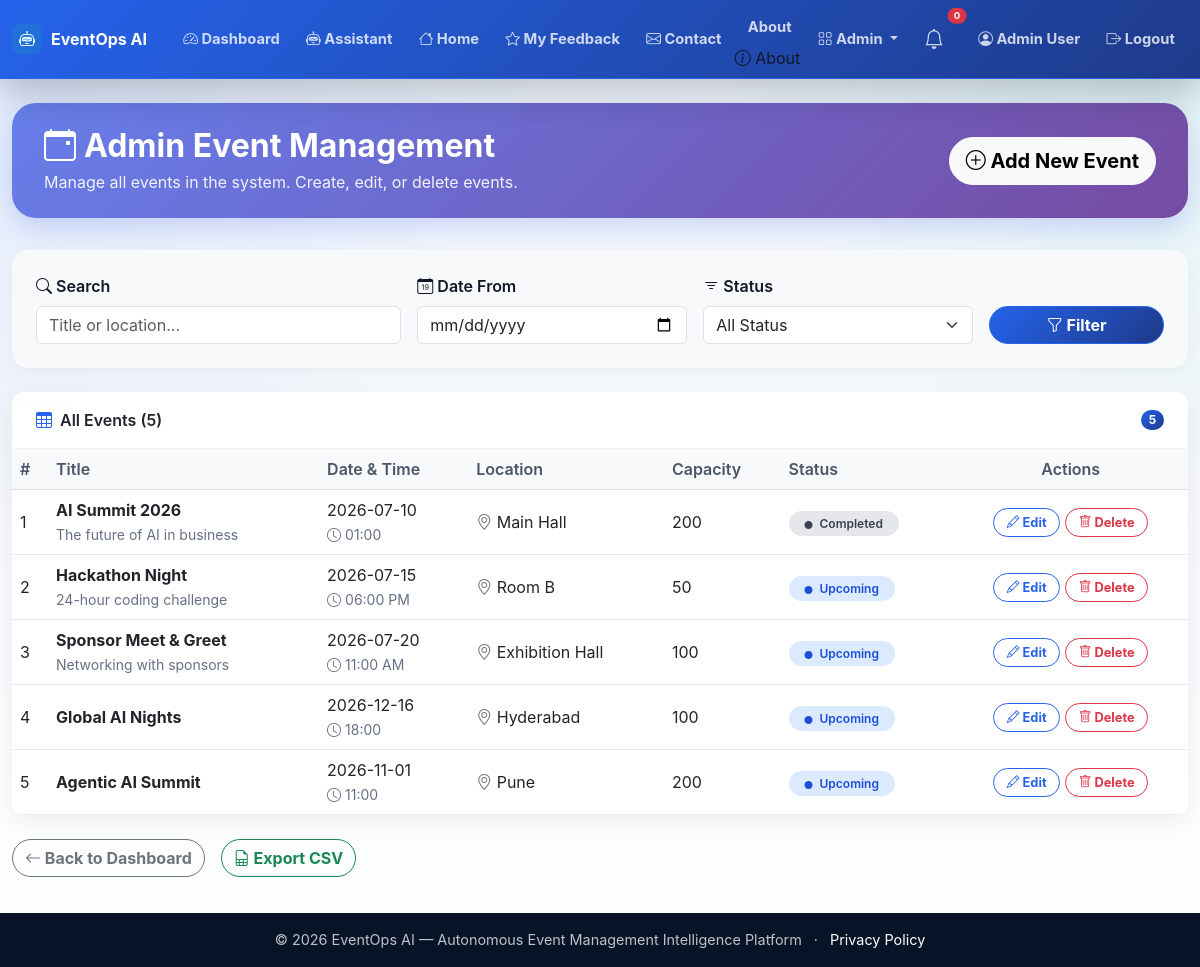
Screenshot of /admin/events (signed in) with the database file from the repository.
### app.py (models this page shows, shortened)
class User(UserMixin, db.Model):
    id = db.Column(db.Integer, primary_key=True)
    name = db.Column(db.String(100), nullable=False)
    email = db.Column(db.String(100), unique=True, nullable=False)
    password_hash = db.Column(db.String(200), nullable=False)
    role = db.Column(db.String(20), default='user')
    created_at = db.Column(db.DateTime, default=lambda: datetime.now(timezone.utc))

class Event(db.Model):
    id = db.Column(db.Integer, primary_key=True)
    title = db.Column(db.String(200), nullable=False)
    description = db.Column(db.Text)
    date = db.Column(db.String(50))
    time = db.Column(db.String(50))
    location = db.Column(db.String(200))
    capacity = db.Column(db.Integer)
    status = db.Column(db.String(20), default='upcoming')
    created_at = db.Column(db.DateTime, default=lambda: datetime.now(timezone.utc))

### app.py (the view)
@app.route('/admin/events')
@login_required
def admin_events():
    if current_user.role != 'admin':
        abort(403)
    events = Event.query.all()
    return render_template('admin_events.html', events=events)

### app.py (called while the page is built)
@login_manager.user_loader
def load_user(user_id):
    return User.query.get(int(user_id))

### templates/admin_events.html (shortened to what this page needs)
{% extends "base.html" %}
{% block content %}
<div class="page-header">
    <div class="d-flex justify-content-between align-items-center">
        <div>
            <h2><i class="bi bi-calendar-event me-2"></i>Admin Event Management</h2>
            <p>Manage all events in the system. Create, edit, or delete events.</p>
        </div>
        <a href="{{ url_for('admin_event_add') }}" class="btn btn-light btn-lg">
            <i class="bi bi-plus-circle"></i> Add New Event
        </a>
    </div>
</div>
<div class="search-card">
    <form method="GET" class="row g-3 align-items-end">
        <div class="col-md-4">
            <label class="form-label fw-semibold"><i class="bi bi-search"></i> Search</label>
            <input type="text" name="search" class="form-control" placeholder="Title or location..."
                   value="{{ request.args.get('search', '') }}">
        </div>
        <div class="col-md-3">
            <label class="form-label fw-semibold"><i class="bi bi-calendar-date"></i> Date From</label>
            <input type="date" name="date_from" class="form-control" value="{{ request.args.get('date_from', '') }}">
        </div>
        <div class="col-md-3">
            <label class="form-label fw-semibold"><i class="bi bi-filter"></i> Status</label>
            <select name="status" class="form-select">
                <option value="">All Status</option>
            </select>
        </div>
        <div class="col-md-2">
            <button type="submit" class="btn btn-primary w-100"><i class="bi bi-funnel"></i> Filter</button>
        </div>
    </form>
</div>
<div class="card table-card">
    <div class="card-header d-flex justify-content-between align-items-center">
        <span><i class="bi bi-table text-primary me-2"></i>All Events ({{ events|length }})</span>
        {% if events %}
        <span class="badge bg-primary rounded-pill">{{ events|length }}</span>
        {% endif %}
    </div>
    <div class="card-body p-0">
        <div class="table-responsive">
            <table class="table table-hover mb-0">
                <thead class="table-light">
                    <tr>
                        <th>#</th>
                        <th>Title</th>
                        <th>Date & Time</th>
                        <th>Location</th>
                        <th>Capacity</th>
                        <th>Status</th>
                        <th class="text-center">Actions</th>
                    </tr>
                </thead>
                <tbody>
                    {% for event in events %}
                    <tr>
                        <td>{{ loop.index }}</td>
                        <td><strong>{{ event.title }}</strong>
                            {% if event.description %}
                            <br><small class="text-muted">{{ event.description[:50] }}{% if event.description|length > 50 %}…{% endif %}</small>
                            {% endif %}
                        </td>
                        <td>
                            {{ event.date }}<br>
                            <small class="text-muted"><i class="bi bi-clock"></i> {{ event.time }}</small>
                        </td>
                        <td><i class="bi bi-geo-alt text-secondary"></i> {{ event.location or '—' }}</td>
                        <td>{{ event.capacity }}</td>
                        <td>
                            <span class="status-badge status-{{ event.status }}">
                                <i class="bi bi-circle-fill me-1" style="font-size:0.5rem;"></i>
                                {{ event.status|capitalize }}
                            </span>
                        </td>
                        <td class="text-center">
                            <a href="{{ url_for('admin_event_edit', event_id=event.id) }}" class="btn btn-outline-primary btn-action">
                                <i class="bi bi-pencil"></i> Edit
                            </a>
                            <a href="{{ url_for('admin_event_delete', event_id=event.id) }}" class="btn btn-outline-danger btn-action"
                               onclick="return confirm('Are you sure you want to delete this event?')">
                                <i class="bi bi-trash"></i> Delete
                            </a>
                        </td>
                    </tr>
                    {% endfor %}
                </tbody>
            </table>
        </div>
    </div>
</div>
<div class="mt-4 d-flex gap-3">
    <a href="{{ url_for('dashboard') }}" class="btn btn-outline-secondary">
        <i class="bi bi-arrow-left"></i> Back to Dashboard
    </a>
    {% if events %}
    <a href="#" class="btn btn-outline-success" onclick="alert('Export CSV functionality not yet implemented.')">
        <i class="bi bi-file-earmark-spreadsheet"></i> Export CSV
    </a>
    {% endif %}
</div>
{% endblock %}

### templates/base.html (shortened to what this page needs)
<!DOCTYPE html>
<html lang="en">
<head>
<link href="https://cdn.jsdelivr.net/npm/bootstrap@5.3.0/dist/css/bootstrap.min.css" rel="stylesheet">
<link rel="stylesheet" href="https://cdn.jsdelivr.net/npm/bootstrap-icons@1.11.0/font/bootstrap-icons.css">
<link rel="stylesheet" href="{{ url_for('static', filename='css/style.css') }}">
</head>
<body>
<nav class="navbar navbar-expand-lg navbar-dark bg-primary shadow-sm">
<div class="container-fluid">
<a class="navbar-brand fw-bold" href="{{ url_for('index') }}">
<i class="bi bi-robot"></i>EventOps AI
</a>
<div class="collapse navbar-collapse" id="navbarNav">
<ul class="navbar-nav ms-auto align-items-lg-center">
                    {% if current_user.is_authenticated %}
<li class="nav-item">
<a class="nav-link" href="{{ url_for('dashboard') }}">
<i class="bi bi-speedometer2"></i> Dashboard
</a>
</li>
<li class="nav-item">
<a class="nav-link" href="{{ url_for('assistant_page') }}">
<i class="bi bi-robot"></i> Assistant
</a>
</li>
<li class="nav-item">
<a class="nav-link" href="{{ url_for('index') }}">
<i class="bi bi-house"></i> Home
</a>
</li>
<li class="nav-item">
<a class="nav-link" href="{{ url_for('feedback_list') }}">
<i class="bi bi-star"></i> My Feedback
</a>
</li>
<li class="nav-item">
<a class="nav-link" href="{{ url_for('contact') }}">
<i class="bi bi-envelope"></i> Contact
</a>
</li>
<li class="nav-item">
    <a class="nav-link" href="{{ url_for('about') }}">About</a>
<i class="bi bi-info-circle"></i> About
</li>
                        {% if current_user.role == 'admin' %}
<li class="nav-item dropdown">
<a class="nav-link dropdown-toggle" href="#" role="button" data-bs-toggle="dropdown">
<i class="bi bi-grid"></i> Admin
</a>
</li>
                        {% endif %}
<li class="nav-item position-relative me-2">
<a class="nav-link" href="#" title="Notifications" data-bs-toggle="dropdown">
<i class="bi bi-bell fs-5"></i>
<span class="position-absolute top-0 start-100 translate-middle badge rounded-pill bg-danger" style="font-size:0.6rem;">
                                    0
</span>
</a>
</li>
<li class="nav-item">
<a class="nav-link" href="{{ url_for('profile') }}">
<i class="bi bi-person-circle"></i> {{ current_user.name }}
</a>
</li>
<li class="nav-item">
<a class="nav-link" href="{{ url_for('logout') }}">
<i class="bi bi-box-arrow-right"></i> Logout
</a>
</li>
                    {% endif %}
</ul>
</div>
</div>
</nav>
<main class="container-fluid py-4">
        {% block content %}{% endblock %}
</main>
<footer class="footer bg-dark text-white py-3 mt-4">
<div class="container text-center">
<span>© 2026 EventOps AI — Autonomous Event Management Intelligence Platform</span>
<span class="mx-2" aria-hidden="true">·</span>
<a class="text-white" href="{{ url_for('privacy') }}">Privacy Policy</a>
</div>
</footer>
</body>
</html>

### static/css/style.css (style rules this page uses)
:root { --eo-ink: #101827; --eo-muted: #667085; --eo-bg: #f4f7fb; --eo-surface: #ffffff; --eo-line: #e5eaf2; --eo-navy: #071326; --eo-blue: #2563eb; --eo-indigo: #1e3a8a; --eo-teal: #14b8a6; --eo-amber: #f59e0b; --eo-rose: #e11d48; --eo-shadow: 0 22px 60px rgba(15, 23, 42, 0.11); --eo-soft-shadow: 0 14px 36px rgba(15, 23, 42, 0.08); }
* { letter-spacing: 0; }
html { scroll-behavior: smooth; }
body { min-height: 100vh; color: var(--eo-ink); background: radial-gradient(circle at top left, rgba(37, 99, 235, 0.10), transparent 34rem), radial-gradient(circle at top right, rgba(20, 184, 166, 0.10), transparent 30rem), linear-gradient(180deg, #f8fbff 0%, var(--eo-bg) 45%, #ffffff 100%); font-family: "Inter", "Segoe UI", system-ui, -apple-system, BlinkMacSystemFont, sans-serif; }
a { text-decoration: none; }
.navbar { min-height: 60px; border-bottom: 1px solid rgba(255, 255, 255, 0.12); background: linear-gradient(90deg, rgba(7, 19, 38, 0.98), rgba(15, 45, 90, 0.96)) !important; box-shadow: 0 14px 34px rgba(7, 19, 38, 0.24) !important; }
.navbar .container-fluid { width: min(1240px, calc(100% - 24px)); margin: 0 auto; padding-left: 0; padding-right: 0; }
.navbar-brand { display: inline-flex; align-items: center; gap: 9px; font-size: 1rem; }
.navbar-brand i { display: inline-flex; width: 30px; height: 30px; align-items: center; justify-content: center; border-radius: 8px; color: #dff7ff; background: rgba(20, 184, 166, 0.18); }
.navbar-dark .navbar-nav .nav-link { border-radius: 999px; color: rgba(255, 255, 255, 0.78); font-size: 0.92rem; font-weight: 650; padding: 0.5rem 0.82rem; transition: background 0.2s ease, color 0.2s ease, transform 0.2s ease; }
main.container-fluid { width: min(1240px, calc(100% - 24px)); min-height: calc(100vh - 138px); margin: 0 auto; padding: 24px 0 0 !important; }
.dropdown-menu, .modal-content, .list-group-item, .table, .card { border-color: var(--eo-line) !important; }
.card { border-radius: 12px !important; background: rgba(255, 255, 255, 0.96); box-shadow: var(--eo-soft-shadow); }
.btn { border-radius: 999px; font-weight: 750; box-shadow: none !important; }
.btn-primary, .bg-primary { background: linear-gradient(135deg, var(--eo-blue), var(--eo-indigo)) !important; border-color: var(--eo-blue) !important; }
.btn-outline-primary { border-color: var(--eo-blue); color: var(--eo-blue); }
.text-primary { color: var(--eo-blue) !important; }
.footer { margin-top: 36px !important; background: #071326 !important; color: rgba(255, 255, 255, 0.74) !important; font-size: 0.9rem; }
.section-copy, .text-muted { color: var(--eo-muted) !important; }

### templates/admin_events.html (style rules this page uses)
.page-header { background: linear-gradient(135deg, #667eea 0%, #764ba2 100%); color: white; padding: 1.5rem 2rem; border-radius: 1.5rem; margin-bottom: 2rem; box-shadow: 0 10px 30px rgba(102,126,234,0.3); }
.page-header h2 { font-weight: 700; margin-bottom: 0.3rem; }
.page-header p { opacity: 0.9; margin-bottom: 0; }
.search-card { border: none; border-radius: 1rem; box-shadow: 0 4px 15px rgba(0,0,0,0.04); padding: 1.5rem; background: #f8f9fa; margin-bottom: 1.5rem; }
.table-card { border: none; border-radius: 1.5rem; box-shadow: 0 8px 25px rgba(0,0,0,0.06); overflow: hidden; }
.table-card .card-header { background: transparent; border-bottom: 1px solid rgba(0,0,0,0.05); padding: 1rem 1.5rem; font-weight: 600; }
.table th { border-top: none; font-weight: 600; color: #4a5568; }
.table td { vertical-align: middle; }
.status-badge { padding: 0.3rem 1rem; border-radius: 50px; font-size: 0.75rem; font-weight: 600; }
.status-upcoming { background: #dbeafe; color: #1d4ed8; }
.status-completed { background: #e5e7eb; color: #374151; }
.btn-action { border-radius: 50px; padding: 0.25rem 0.8rem; font-size: 0.8rem; transition: all 0.2s ease; }

### rows the page displays
User: name "Admin User"
Event: title "AI Summit 2026", description "The future of AI in business", date "2026-07-10", time "01:00", location "Main Hall", capacity "200", status "Completed"
Event: title "Hackathon Night", description "24-hour coding challenge", date "2026-07-15", time "06:00 PM", location "Room B", capacity "50", status "Upcoming"
Event: title "Sponsor Meet & Greet", description "Networking with sponsors", date "2026-07-20", time "11:00 AM", location "Exhibition Hall", capacity "100", status "Upcoming"
Event: title "Global AI Nights", date "2026-12-16", time "18:00", location "Hyderabad", capacity "100", status "Upcoming"
Event: title "Agentic AI Summit", date "2026-11-01", time "11:00", location "Pune", capacity "200", status "Upcoming"

### other values shown
{{ events|length }} "5"
